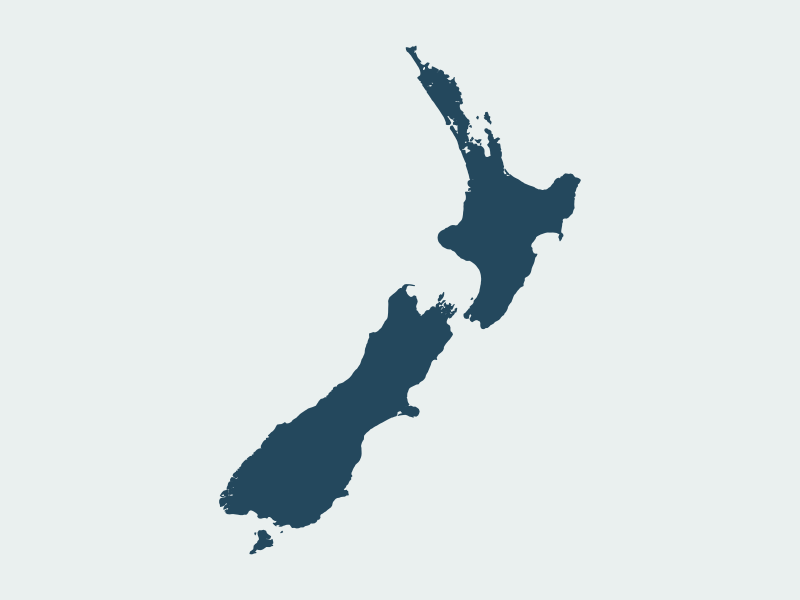

This chart was generated by the following R code: (Note: this script raises an error after producing the figure.)
library(maps)
library(ggplot2)
library(gganimate)

setwd("/Users/soskuthy/Documents/Research/current/2018/nz_vowels/icphs/talk_graphs")


cairo_pdf("nz.pdf",width=10,height=10)
par(bg="#EAF0EF", mar=c(0,0,0,0))
map('nz', fill=T, col="#24485D", border="#24485D")
dev.off()

xs <- seq(-10,10,0.01)
f1.1 <- 1 / (1 + exp(-xs))
f1.2 <- 0.2 + (1 / (1 + exp(-xs))) * 0.6
f1.3 <- c()
ts <- c(rep(0, 4),
        seq(0,4,length.out=26),
        rep(4, 4),
        seq(4,0,length.out=26))
for (t in ts) {
  f1.3 <- c(f1.3, 1 / (1 + exp(-(xs-t))))
}

f1.4 <- c()
ts <- c(rep(1, 4),
        seq(1,4,length.out=26),
        rep(4, 4),
        seq(4,1,length.out=26))
for (t in ts) {
  f1.4 <- c(f1.4, 1 / (1 + exp(-(xs/t))))
}

vertical <- data.frame(x=rep(xs,2), y=c(f1.1,f1.2), state=rep(c(0,1), each=length(xs)))
horizontal.1 <- data.frame(x=rep(xs,60), y=f1.3, state=rep(1:60, each=length(xs)))
horizontal.2 <- data.frame(x=rep(xs,60), y=f1.4, state=rep(1:60, each=length(xs)))

p <- ggplot(vertical, aes(x=x, y=y)) +
  geom_line(lwd=3, col="#24485D") +
  transition_states(state, transition_length=c(0.2,0.2), state_length=0.04, wrap=T) +
  theme_void() +
  theme(panel.background=element_rect(fill="#EAF0EF"),
        plot.background=element_rect(fill="#EAF0EF"))
animate(p, nframes=60, fps=24, renderer=av_renderer(file="horizontal_ex.mov"))


p <- ggplot(horizontal.1, aes(x=x, y=y)) +
  geom_line(lwd=3, col="#24485D") +
  transition_time(state) +
  theme_void() +
  theme(panel.background=element_rect(fill="#EAF0EF"),
        plot.background=element_rect(fill="#EAF0EF"))
animate(p, nframes=60, fps=24, renderer=av_renderer(file="horizontal_1_ex.mov"))

p <- ggplot(horizontal.2, aes(x=x, y=y)) +
  geom_line(lwd=3, col="#24485D") +
  transition_time(state) +
  theme_void() +
  theme(panel.background=element_rect(fill="#EAF0EF"),
        plot.background=element_rect(fill="#EAF0EF"))
animate(p, nframes=60, fps=24, renderer=av_renderer(file="horizontal_2_ex.mov"))

price_vd_sub <- filter(price_vd, speaker %in% sample(unique(speaker), 16, replace=F))
price_vd_sub$spe <- paste0("spe", as.numeric(as.factor(price_vd_sub$speaker)))

ggplot(price_vd_sub, aes(x=measurement_no, y=f1, group=id)) +
  facet_wrap(~spe) +
  geom_line(alpha=0.2, col="#24485D") +
  geom_line(aes(y=f2), alpha=0.2, col="#24485D") +
  theme_void() + 
  theme(panel.background=element_rect(fill="#EAF0EF"),
        plot.background=element_rect(fill="#EAF0EF"),
        strip.text=element_blank())
ggsave("rubbish_examples.png", width=6, height=6)
